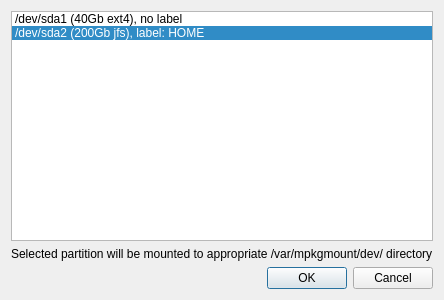
<?xml version="1.0" encoding="UTF-8"?>
<ui version="4.0">
 <class>MountWidgetClass</class>
 <widget class="QDialog" name="MountWidgetClass">
  <property name="geometry">
   <rect>
    <x>0</x>
    <y>0</y>
    <width>400</width>
    <height>300</height>
   </rect>
  </property>
  <property name="windowTitle">
   <string>Mount partitions</string>
  </property>
  <layout class="QVBoxLayout" name="verticalLayout">
   <item>
    <widget class="QListWidget" name="listWidget">
     <property name="currentRow">
      <number>1</number>
     </property>
     <item>
      <property name="text">
       <string>/dev/sda1 (40Gb ext4), no label</string>
      </property>
     </item>
     <item>
      <property name="text">
       <string>/dev/sda2 (200Gb jfs), label: HOME</string>
      </property>
     </item>
    </widget>
   </item>
   <item>
    <widget class="QLabel" name="noteLabel">
     <property name="text">
	     <string>Selected partition will be mounted to appropriate /var/mpkgmount/dev/ directory</string>
     </property>
    </widget>
   </item>
   <item>
    <layout class="QHBoxLayout" name="horizontalLayout">
     <item>
      <spacer name="horizontalSpacer">
       <property name="orientation">
        <enum>Qt::Horizontal</enum>
       </property>
       <property name="sizeHint" stdset="0">
        <size>
         <width>40</width>
         <height>20</height>
        </size>
       </property>
      </spacer>
     </item>
     <item>
      <widget class="QPushButton" name="okButton">
       <property name="text">
        <string>OK</string>
       </property>
      </widget>
     </item>
     <item>
      <widget class="QPushButton" name="cancelButton">
       <property name="text">
        <string>Cancel</string>
       </property>
      </widget>
     </item>
    </layout>
   </item>
  </layout>
 </widget>
 <resources/>
 <connections/>
</ui>
